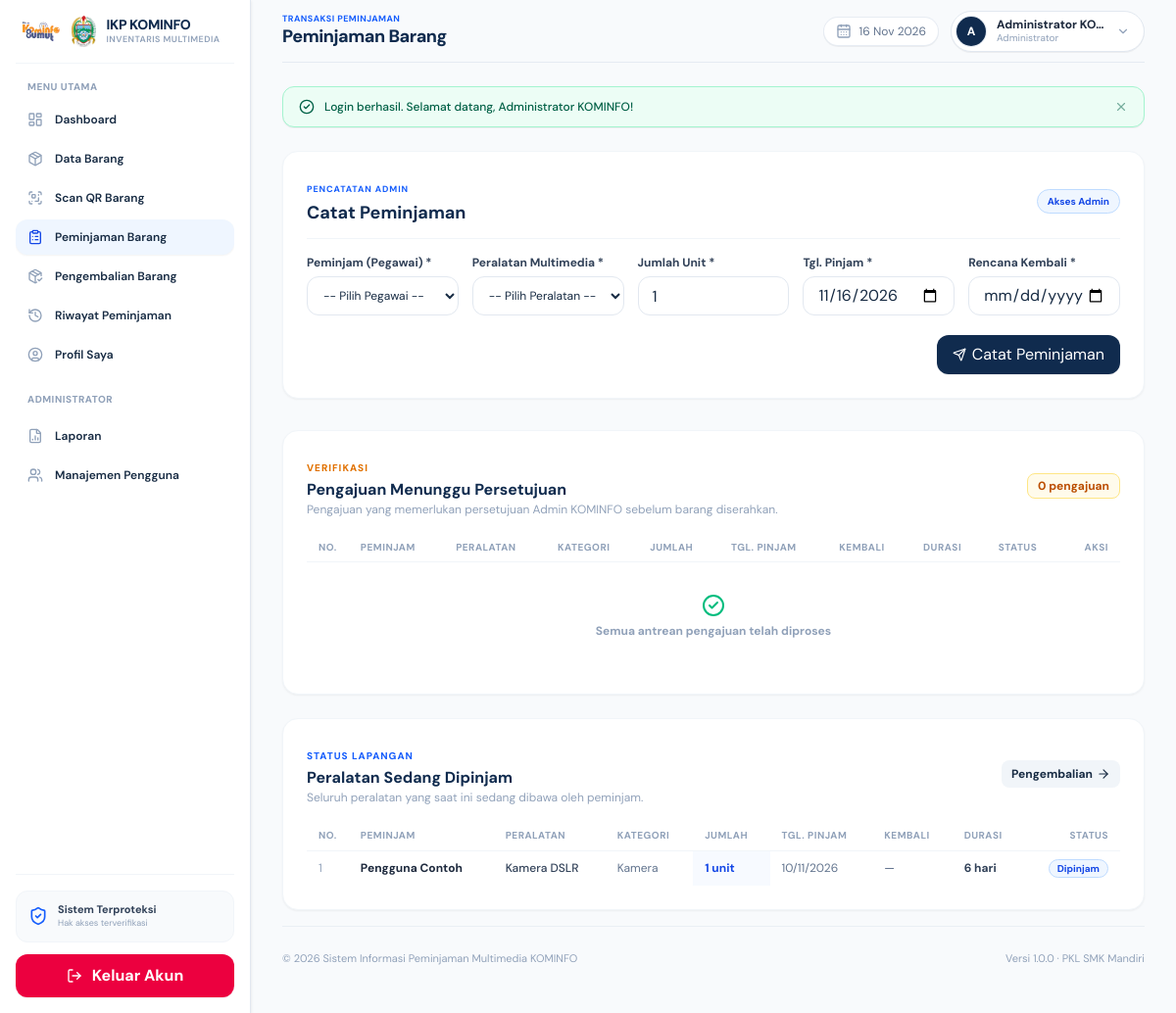
The page /peminjaman/index.php (signed in) on the database as committed earlier.
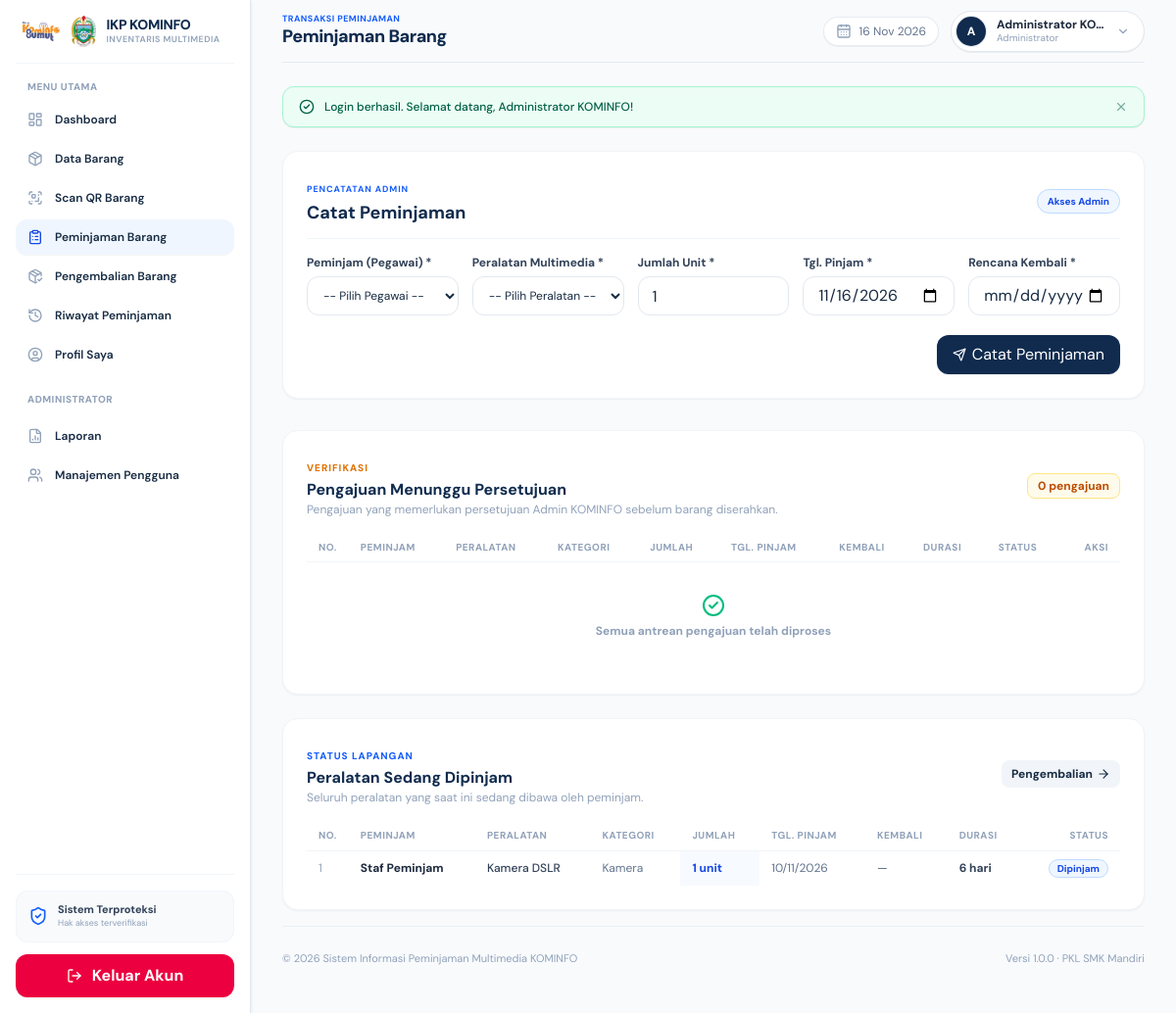
The same page on the database as committed later.
### tables this page shows
CREATE TABLE peminjaman (
    id INT UNSIGNED AUTO_INCREMENT PRIMARY KEY,
    user_id INT UNSIGNED NOT NULL,
    barang_id INT UNSIGNED NOT NULL,
    jumlah INT UNSIGNED NOT NULL DEFAULT 1,
    tanggal_pinjam DATE NOT NULL,
    tanggal_kembali DATE NULL,
    status VARCHAR(50) NOT NULL DEFAULT 'menunggu persetujuan',
    created_at TIMESTAMP NOT NULL DEFAULT CURRENT_TIMESTAMP,

    CONSTRAINT fk_peminjaman_user
        FOREIGN KEY (user_id)
        REFERENCES users(id)
        ON UPDATE CASCADE
        ON DELETE RESTRICT,

    CONSTRAINT fk_peminjaman_barang
        FOREIGN KEY (barang_id)
        REFERENCES barang(id)
        ON UPDATE CASCADE
        ON DELETE RESTRICT,

    INDEX idx_peminjaman_status (status),
    INDEX idx_peminjaman_created (created_at)
);

CREATE TABLE users (
    id INT UNSIGNED AUTO_INCREMENT PRIMARY KEY,
    nama VARCHAR(150) NOT NULL,
    username VARCHAR(50) NOT NULL UNIQUE,
    password VARCHAR(255) NOT NULL,
    role ENUM('admin', 'peminjam') NOT NULL DEFAULT 'peminjam',
    status ENUM('aktif', 'nonaktif') NOT NULL DEFAULT 'aktif',
    foto VARCHAR(255) NULL DEFAULT NULL,
    created_at TIMESTAMP NOT NULL DEFAULT CURRENT_TIMESTAMP
);

CREATE TABLE barang (
    id INT UNSIGNED AUTO_INCREMENT PRIMARY KEY,
    nama_barang VARCHAR(150) NOT NULL,
    kategori VARCHAR(100) NOT NULL,
    jumlah INT UNSIGNED NOT NULL DEFAULT 0,
    kondisi VARCHAR(100) NOT NULL DEFAULT 'Baik',
    created_at TIMESTAMP NOT NULL DEFAULT CURRENT_TIMESTAMP
);

### includes/sidebar.php (called while the page is built, shortened)
<?php
$userRole = $_SESSION['user']['role'] ?? '';
?>

### includes/bootstrap.php (called while the page is built, shortened)
<?php
function e(?string $v):string{return htmlspecialchars((string)$v,ENT_QUOTES,'UTF-8');}
function hitung_durasi(?string $tglPinjam, ?string $tglKembali): int {
    $target = !empty($tglKembali) ? $tglKembali : date('Y-m-d');
    $diff = (int) round((strtotime($target) - strtotime($tglPinjam)) / 86400);
    return max(1, $diff);
}

### peminjaman/index.php (the view, shortened to what the changed rows need)
<?php
require_once __DIR__ . '/../includes/bootstrap.php';
$userRole = $_SESSION['user']['role'] ?? 'peminjam';
$userId = (int) $_SESSION['user']['id'];
$dipinjamStmt = $pdo->prepare("
    SELECT p.id, u.nama AS nama_peminjam, b.nama_barang, b.kategori, p.jumlah, p.tanggal_pinjam, p.tanggal_kembali, p.status
    FROM peminjaman p
    JOIN users u ON u.id = p.user_id
    JOIN barang b ON b.id = p.barang_id
    WHERE p.status = 'dipinjam' " . ($userRole === 'peminjam' ? "AND p.user_id = :uid" : "") . "
    ORDER BY p.tanggal_pinjam DESC
");
if ($userRole === 'peminjam') {
    $dipinjamStmt->execute(['uid' => $userId]);
} else {
    $dipinjamStmt->execute();
}
$listDipinjam = $dipinjamStmt->fetchAll();
?>
<!doctype html>
<html lang="id">
<head>
    <script src="https://cdn.jsdelivr.net/npm/@tailwindcss/browser@4"></script>
    <link rel="stylesheet" href="../assets/css/style.css">
</head>
<body class="bg-slate-50 text-slate-800 antialiased min-h-screen">
    <?php require __DIR__ . '/../includes/sidebar.php'; ?>
    <div class="md:ml-64 px-3 sm:px-8 min-h-screen flex flex-col transition-all pb-6">
        <?php require __DIR__ . '/../includes/header.php'; ?>
        <main class="flex-1 flex flex-col gap-4 sm:gap-6">
            <section class="bg-white rounded-xl sm:rounded-2xl border border-slate-100 shadow-xs p-4 sm:p-6 mb-2">
                <div class="flex items-center justify-between gap-3 mb-4 pb-3 border-b border-slate-100">
                    <div>
                        <h2 class="text-base sm:text-lg font-bold text-[#102b4e]">
                            <?= $userRole === 'admin' ? 'Catat Peminjaman' : 'Ajukan Peminjaman Peralatan' ?>
                        </h2>
                    </div>
                </div>
            </section>
            <section class="bg-white rounded-xl sm:rounded-2xl border border-slate-100 shadow-xs p-4 sm:p-6">
                <div class="w-full overflow-hidden sm:overflow-x-auto">
                    <table class="w-full text-left text-xs border-collapse table-auto">
                        <thead>
                            <tr class="border-b border-slate-100 text-slate-400 font-bold uppercase text-[9px] sm:text-[10px] tracking-wider bg-slate-50/50 sm:bg-transparent">
                                <th class="py-2 px-3 w-10 hidden sm:table-cell">No.</th>
                                <th class="py-2 px-1.5 sm:px-3">Peminjam</th>
                                <th class="py-2 px-1.5 sm:px-3">Peralatan</th>
                                <th class="py-2 px-3 hidden md:table-cell">Kategori</th>
                                <th class="py-2 px-3 hidden sm:table-cell">Jumlah</th>
                                <th class="py-2 px-3 hidden sm:table-cell">Tgl. Pinjam</th>
                                <th class="py-2 px-3 hidden lg:table-cell">Kembali</th>
                                <th class="py-2 px-3 hidden md:table-cell">Durasi</th>
                                <th class="py-2 px-3 hidden sm:table-cell">Status</th>
                                <th class="py-2 px-1.5 sm:px-3 text-right">Aksi</th>
                            </tr>
                        </thead>
                    </table>
                </div>
            </section>
            <section class="bg-white rounded-xl sm:rounded-2xl border border-slate-100 shadow-xs p-4 sm:p-6 mb-4">
                <div class="w-full overflow-hidden sm:overflow-x-auto">
                    <table class="w-full text-left text-xs border-collapse table-auto">
                        <thead>
                            <tr class="border-b border-slate-100 text-slate-400 font-bold uppercase text-[9px] sm:text-[10px] tracking-wider">
                                <th class="py-2 px-3 w-10 hidden sm:table-cell">No.</th>
                                <th class="py-2 px-1.5 sm:px-3">Peminjam</th>
                                <th class="py-2 px-1.5 sm:px-3">Peralatan</th>
                                <th class="py-2 px-3 hidden md:table-cell">Kategori</th>
                                <th class="py-2 px-3 hidden sm:table-cell">Jumlah</th>
                                <th class="py-2 px-3 hidden sm:table-cell">Tgl. Pinjam</th>
                                <th class="py-2 px-3 hidden lg:table-cell">Kembali</th>
                                <th class="py-2 px-3 hidden md:table-cell">Durasi</th>
                                <th class="py-2 px-1.5 sm:px-3 text-right">Status</th>
                            </tr>
                        </thead>
                        <tbody class="divide-y divide-slate-100">
                            <?php if (!$listDipinjam): ?>
                                <tr>
                                    <td colspan="9" class="text-center py-8 text-slate-400">
                                        <div class="flex flex-col items-center justify-center gap-1.5">
                                            <i data-lucide="inbox" class="w-6 h-6 text-slate-300"></i>
                                            <span class="font-bold text-xs">Tidak ada barang yang sedang dipinjam</span>
                                        </div>
                                    </td>
                                </tr>
                            <?php else: ?>
                                <?php foreach ($listDipinjam as $i => $row): ?>
                                    <tr class="hover:bg-slate-50/60 transition">
                                        <td class="py-2 px-3 text-slate-400 hidden sm:table-cell"><?= $i + 1 ?></td>
                                        <td class="py-2 px-1.5 sm:px-3 font-bold text-slate-800">
                                            <div class="truncate max-w-[110px] sm:max-w-none text-xs"><?= e($row['nama_peminjam']) ?></div>
                                        </td>
                                        <td class="py-2 px-1.5 sm:px-3 font-medium text-slate-700">
                                            <div class="truncate max-w-[120px] sm:max-w-none text-xs"><?= e($row['nama_barang']) ?></div>
                                        </td>
                                        <td class="py-2 px-3 text-slate-500 hidden md:table-cell"><?= e($row['kategori']) ?></td>
                                        <td class="py-2 px-3 font-bold text-blue-700 bg-blue-50/50 hidden sm:table-cell"><?= (int) $row['jumlah'] ?> unit</td>
                                        <td class="py-2 px-3 text-slate-500 hidden sm:table-cell"><?= date('d/m/Y', strtotime($row['tanggal_pinjam'])) ?></td>
                                        <td class="py-2 px-3 text-slate-500 font-medium hidden lg:table-cell"><?= $row['tanggal_kembali'] ? date('d/m/Y', strtotime($row['tanggal_kembali'])) : '—' ?></td>
                                        <td class="py-2 px-3 font-bold text-slate-700 hidden md:table-cell"><?= hitung_durasi($row['tanggal_pinjam'], $row['tanggal_kembali']) ?> hari</td>
                                        <td class="py-2 px-1.5 sm:px-3 text-right">
                                            <span class="inline-flex items-center px-2 py-0.5 rounded-full text-[10px] font-bold bg-blue-50 text-blue-700 border border-blue-200 whitespace-nowrap">
                                                Dipinjam
                                            </span>
                                        </td>
                                    </tr>
                                <?php endforeach; ?>
                            <?php endif; ?>
                        </tbody>
                    </table>
                </div>
            </section>
        </main>
    </div>
</body>
</html>

Rows that differ between the two databases and show on the page:
changed peminjaman "Kamera DSLR": user.nama "Pengguna Contoh" → "Staf Peminjam"
